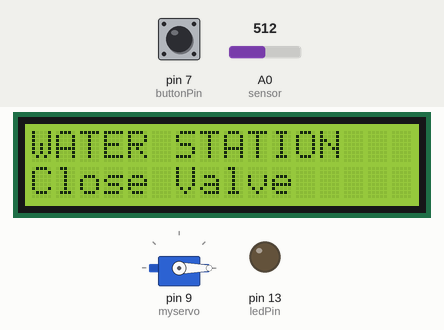
Recording of a sketch running on a simulated Arduino Uno, built with avr-gcc and run on an emulated ATmega328P. On the bench: servo, 16×2 character LCD, output pins drawn as LEDs (lit = HIGH). The inputs (shaded band) are chosen by the test bench; at power-on: A0 (sensor) = 512, pin 7 (buttonPin) LOW.

Above: at 1.2 s.
1.3 s: A0 (sensor) set to 305
2.8 s: A0 (sensor) set to 291
At 3.2 s:
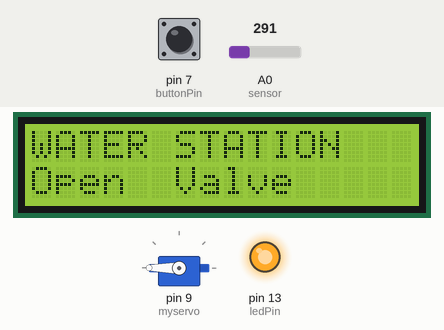
4.3 s: A0 (sensor) set to 306
At 5.5 s:
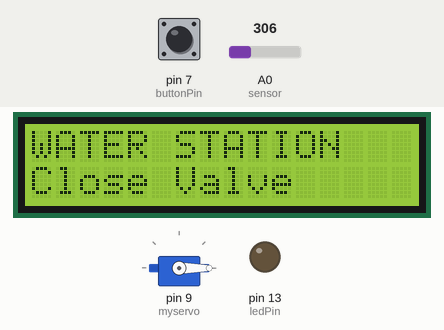
5.8 s: A0 (sensor) set to 289
At 7.0 s:
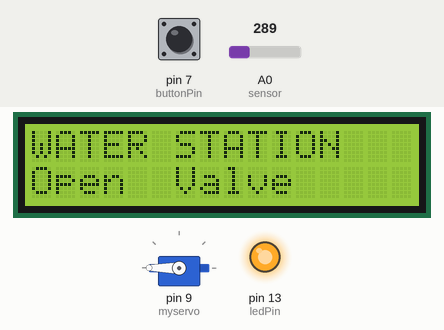
Timing chart, 0 to 8.3 s (numbered marks = the images above; inputs shaded):
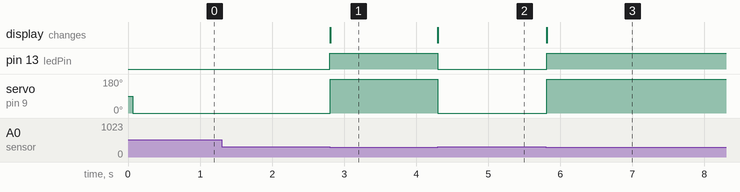

Measured:
- the behaviour switches between 299 and 298 on A0 (sensor) (found by bisection; images 0 and 1)
- after the input at 1.3 s, every drawn part: stays the same
- after the input at 2.8 s, pin 13 (ledPin): LOW → HIGH at once; servo on pin 9 (myservo): 0° → 180° at once; the display: changes at once (image 1)
- after the input at 4.3 s, pin 13 (ledPin): HIGH → LOW at once; servo on pin 9 (myservo): 180° → 0° at once; the display: changes at once (image 2)
- after the input at 5.8 s, pin 13 (ledPin): LOW → HIGH at once; servo on pin 9 (myservo): 0° → 180° at once; the display: changes at once (image 3)

The sketch:

everything.ino
```cpp
#include <Servo.h>
#include <LiquidCrystal.h>

Servo myservo;  // create servo object to control a servo

const int rs = 12, en = 11, d4 = 5, d5 = 4, d6 = 3, d7 = 2;
LiquidCrystal lcd(rs, en, d4, d5, d6, d7);

const int buttonPin = 7;     // the number of the pushbutton pin
const int ledPin =  13;      // the number of the LED pin

int pos = 0;    // variable to store the servo position
int buttonState = 0;         // variable for reading the pushbutton status

void setup() {
  //SERVO
  myservo.attach(9);  // attaches the servo on pin 9 to the servo object

  // button and led control
  pinMode(ledPin, OUTPUT);
  pinMode(buttonPin, INPUT);

  // LCD
  lcd.begin(16, 2);
  lcd.print("WATER STATION");
}

void loop() {
  buttonState = digitalRead(buttonPin);
  int water_sensor = analogRead(A0); // Incoming analog signal read and appointed sensor
  lcd.setCursor(0, 1);

  if (buttonState == HIGH or water_sensor < 299) {
    digitalWrite(ledPin, HIGH);
    myservo.write(180);
    lcd.print("Open  Valve");
  }

  else if(buttonState == LOW and water_sensor > 299){
    digitalWrite(ledPin, LOW);
    myservo.write(0);
    lcd.print("Close Valve");
  }

  delay(10);
}
```
